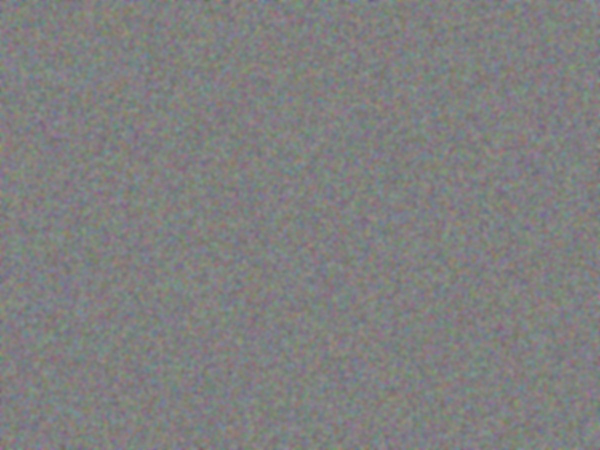
#> input picture backend/perf/fixtures/upload-sample.jpg, 1200 x 900 px (shown at 1/2 size)
$ python make_upload_fixtures.py
#> lines starting #> are read from the running program, lines starting #| are printed output that depends on the picture
"""Derive larger upload fixtures from the committed sample photograph.

The baseline's upload scenario needs a spread of photo sizes: a 1200x900 upload
skips the 1600px derivative entirely and puts ~21ms of thumbnail work in play,
so on that fixture alone the scenario cannot see a regression in the part of the
pipeline that actually costs something.

Larger sizes are tiled from the committed sample rather than generated or
upscaled. Tiling repeats the source's own frequency content, so decode, resize
and encode cost per pixel stay in the range a real photograph produces;
a smooth synthetic gradient compresses and resamples far faster than either.
Upscaling would invent detail that is not there and understate the same costs.

Written to a gitignored directory: the outputs are reproducible from one 87 KB
source, and committing multi-megabyte binaries to carry them is not worth it.

Run with: python -m scripts.perf.make_upload_fixtures
"""

import logging
from pathlib import Path

from PIL import Image as PILImage

# Stdlib logging, not `app.core.logging`: importing that pulls in Settings, which
# requires ENVIRONMENT to be set. Nothing here reads configuration, and a fixture
# generator that cannot run without a configured environment fails in the one place
# it is needed most, a bare CI job that only wanted to build two JPEGs.
logging.basicConfig(level=logging.INFO, format="%(message)s")
logger = logging.getLogger(__name__)

PERF_DIR = Path(__file__).resolve().parents[2] / "perf"
SOURCE = PERF_DIR / "fixtures" / "upload-sample.jpg"
GENERATED_DIR = PERF_DIR / "fixtures" / "generated"

# (name, tiles per axis). The source is 1200x900, so:
#   medium -> 2400x1800, every standard width applies
#   large  -> 4800x3600 (17MP), in the range a phone or DSLR upload actually lands
TILINGS: tuple[tuple[str, int], ...] = (("medium", 2), ("large", 4))
JPEG_QUALITY = 85


def build_fixture(source: PILImage.Image, name: str, tiles: int) -> Path:
    """Tile *source* into a `tiles` x `tiles` mosaic and write it as JPEG."""
    width, height = source.size
    canvas = PILImage.new("RGB", (width * tiles, height * tiles))
    for row in range(tiles):
        for column in range(tiles):
            canvas.paste(source, (column * width, row * height))

    destination = GENERATED_DIR / f"upload-{name}.jpg"
    canvas.save(destination, format="JPEG", quality=JPEG_QUALITY, optimize=True)
    return destination


def main() -> None:
    """Generate every configured fixture size."""
    GENERATED_DIR.mkdir(parents=True, exist_ok=True)
    with PILImage.open(SOURCE) as source:
#> source is the input picture: PIL image 1200x900 RGB; mean R, G, B 127.4, 127.4, 127.4
        source.load()
        rgb_source = source.convert("RGB")

    for name, tiles in TILINGS:
        destination = build_fixture(rgb_source, name, tiles)
        with PILImage.open(destination) as written:
            size = written.size
        logger.info("Wrote %s (%dx%d, %.0f KB)", destination.name, size[0], size[1], destination.stat().st_size / 1024)
#> this loop made 2 passes
#> pass 1, in main, `with PILImage.open(destination) as written:`:
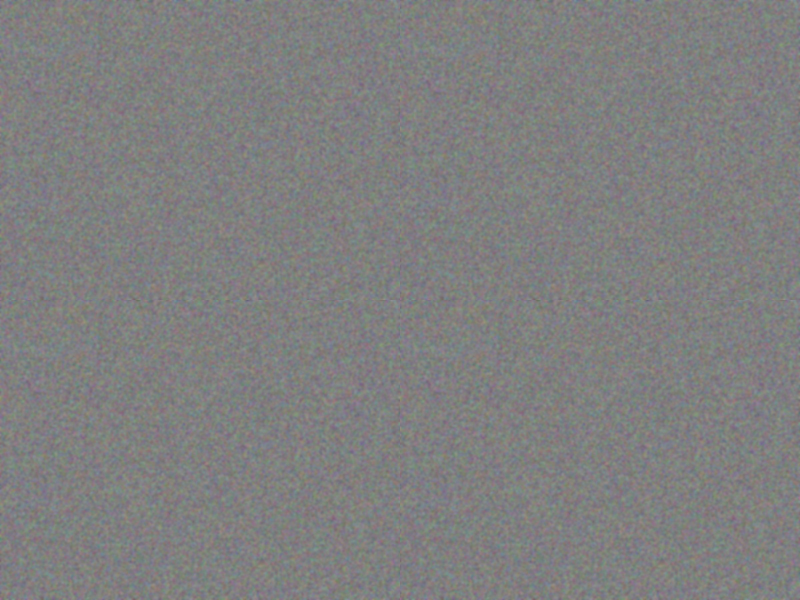
#> written: PIL image 2400x1800 RGB (shown at 1/3 size); mean R, G, B 127.4, 127.4, 127.4


if __name__ == "__main__":
    main()
